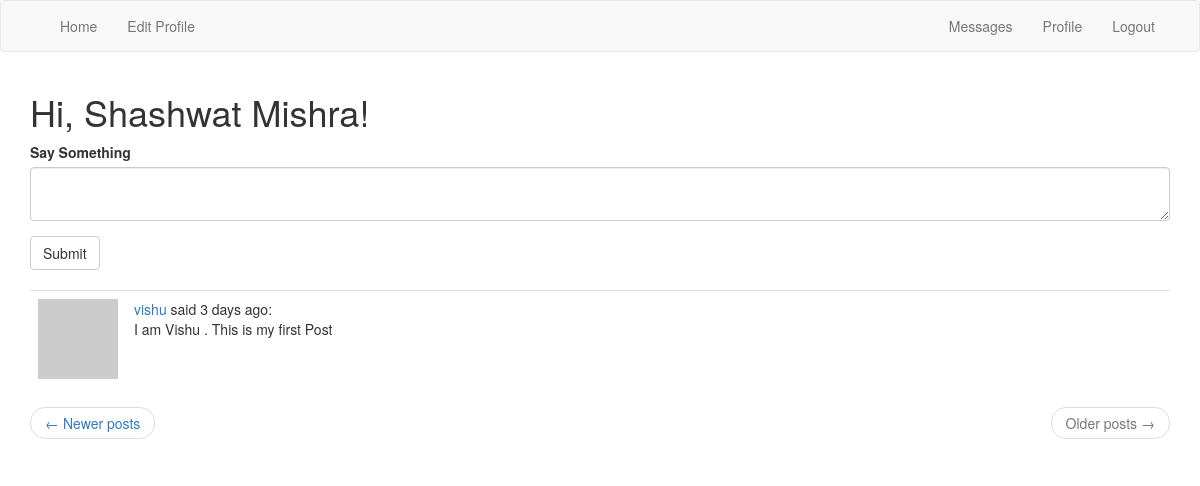
Page /index?page=4 (signed in) on the committed database.
### app/models.py (models this page shows, shortened)
class User(UserMixin, db.Model):
    id = db.Column(db.Integer, primary_key=True)
    username = db.Column(db.String(64), index=True, unique=True)
    email = db.Column(db.String(120), index=True, unique=True)
    password_hash = db.Column(db.String(128))
    posts = db.relationship('Post', backref='author', lazy='dynamic')
    about_me = db.Column(db.String(140))
    last_seen = db.Column(db.DateTime, default=datetime.utcnow)
    relationship_status = db.Column(db.String)
    gender = db.Column(db.String)
    country = db.Column(db.String)
    message_sent = db.relationship('Message', foreign_keys='Message.sender_id', backref='author', lazy='dynamic')
    message_received = db.relationship('Message', foreign_keys='Message.receiver_id', backref='reader', lazy='dynamic')
    last_message_seen = db.Column(db.DateTime)
    followed = db.relationship('User', secondary=followers, primaryjoin=(followers.c.follower_id == id),
                               secondaryjoin=(followers.c.followed_id == id),
                               backref=db.backref('followers', lazy='dynamic'), lazy='dynamic')
    def avatar(self,size):
        digest = md5(self.email.lower().encode('utf-8')).hexdigest()
        return 'https://www.gravatar.com/avatar/{}?d=identicon&s={}'.format(
            digest, size)
    def followed_posts(self):
        return Post.query.join(
            followers, (followers.c.followed_id == Post.user_id)).filter(
            followers.c.follower_id == self.id).order_by(
            Post.timestamp.desc())
    def new_messages(self):
        last_read_time = self.last_message_seen or datetime(1900, 1, 1)
        return Message.query.filter_by(reader=self).filter(
            Message.timestamp > last_read_time).count()

class Post(db.Model):
    id = db.Column(db.Integer, primary_key=True)
    body = db.Column(db.String(140))
    timestamp = db.Column(db.DateTime, index=True, default=datetime.utcnow)
    user_id = db.Column(db.Integer, db.ForeignKey('user.id'))

### app/routes.py (the view)
@app.route('/')
@app.route('/index')
@app.route('/',methods=['GET', 'POST'])
@app.route('/index',methods=['GET', 'POST'])
@login_required
def index():
    form = StatusUpdate()
    if form.validate_on_submit():
        post = Post(body=form.post.data, author=current_user)
        db.session.add(post)
        db.session.commit()
        flash('Status is updated')
        return redirect(url_for('index'))
    page = request.args.get('page', 1, type=int)
    posts = current_user.followed_posts().paginate(page, app.config['POST_PER_PAGE'], False)
    if posts.next_num :
        next_url = url_for('index', page=posts.next_num)
    else :
        next_url = None
    if posts.prev_num :
        prev_url = url_for('index', page=posts.prev_num)
    else :
        prev_url = None
    return render_template('index.html', title='Timeline', posts=posts.items, form=form, next_url=next_url, prev_url=prev_url)

### app/forms.py
class StatusUpdate(FlaskForm):
    post = TextAreaField('Say Something',validators=[Length(min=0,max= 300)])
    submit = SubmitField('Submit')

### app/models.py (called while the page is built)
@login.user_loader
def load_user(id):
    return User.query.get(int(id))

### app/routes.py (called while the page is built)
@app.before_request
def before_request():
    if current_user.is_authenticated :
        current_user.last_seen = datetime.utcnow()
        db.session.commit()

### app/templates/index.html
{% extends "base.html" %}
{% import 'bootstrap/wtf.html' as wtf %}
{% block app_content %}
    <h1>Hi, {{ current_user.username }}!</h1>
    {% if form %}
    {{ wtf.quick_form(form) }}
    <br>
    {% endif %}
    {% for post in posts %}
    <table class="table table-hover">
        <tr>
            <td width="70px">
                <a href="{{ url_for('user', username=post.author.username) }}">
                    <img src="{{ post.author.avatar(70) }}" />
                </a>
            </td>
            <td>
                <a href="{{ url_for('user', username=post.author.username) }}">
                    {{ post.author.username }}
                </a>
                said {{ moment(post.timestamp).fromNow() }}:
                <br>
                {{ post.body }}
            </td>
        </tr>
</table>
    {% endfor %}
    <nav aria-label="...">
        <ul class="pager">
            <li class="previous{% if not prev_url %} disabled{% endif %}">
                <a href="{{ prev_url or '#' }}">
                    <span aria-hidden="true">&larr;</span> Newer posts
                </a>
            </li>
            <li class="next{% if not next_url %} disabled{% endif %}">
                <a href="{{ next_url or '#' }}">
                    Older posts <span aria-hidden="true">&rarr;</span>
                </a>
            </li>
        </ul>
    </nav>
{% endblock %}

### rows in the picture
User: username "Shashwat Mishra"
Post: author.username "vishu", timestamp "3 days ago", body "I am Vishu . This is my first Post"
